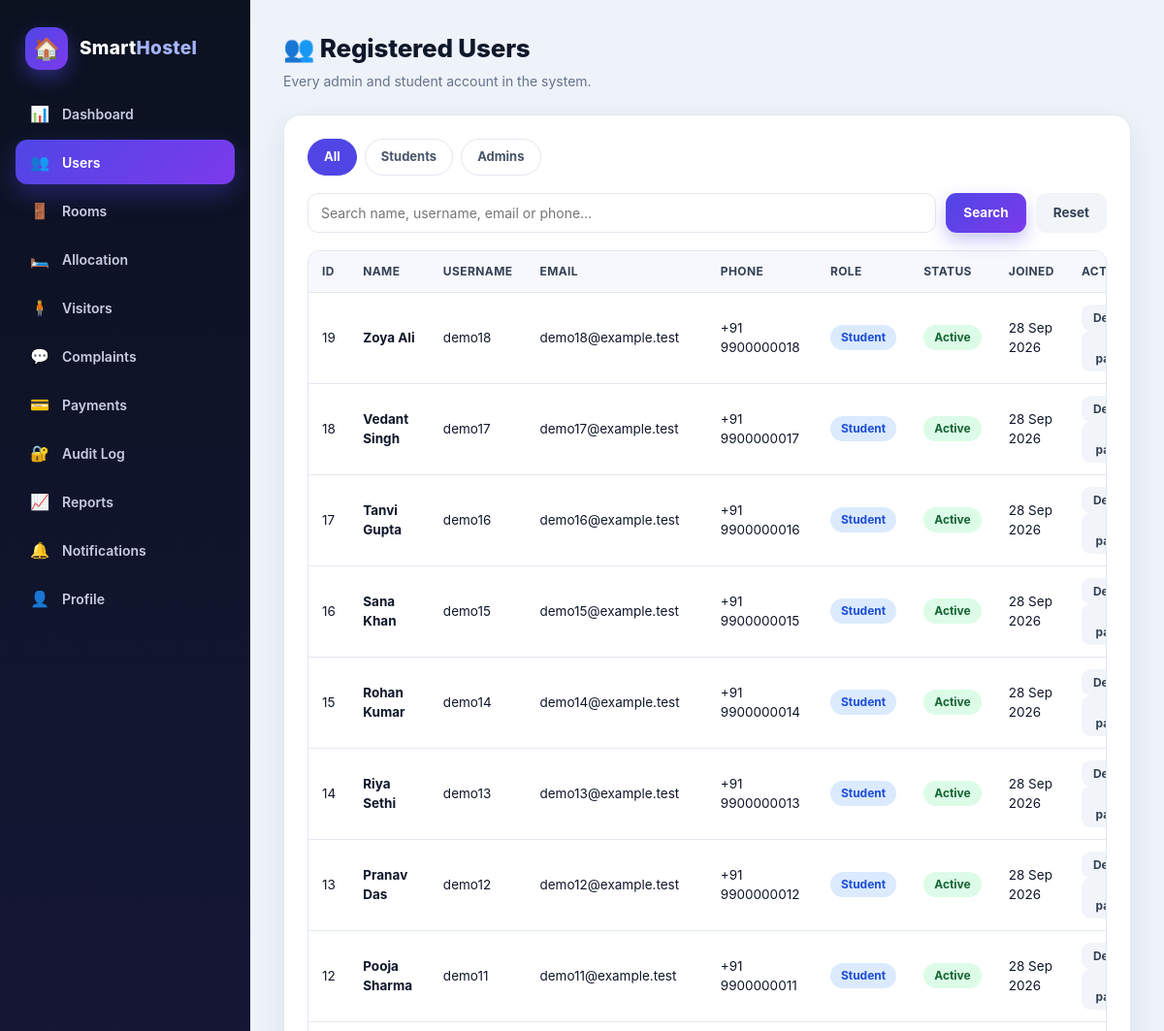
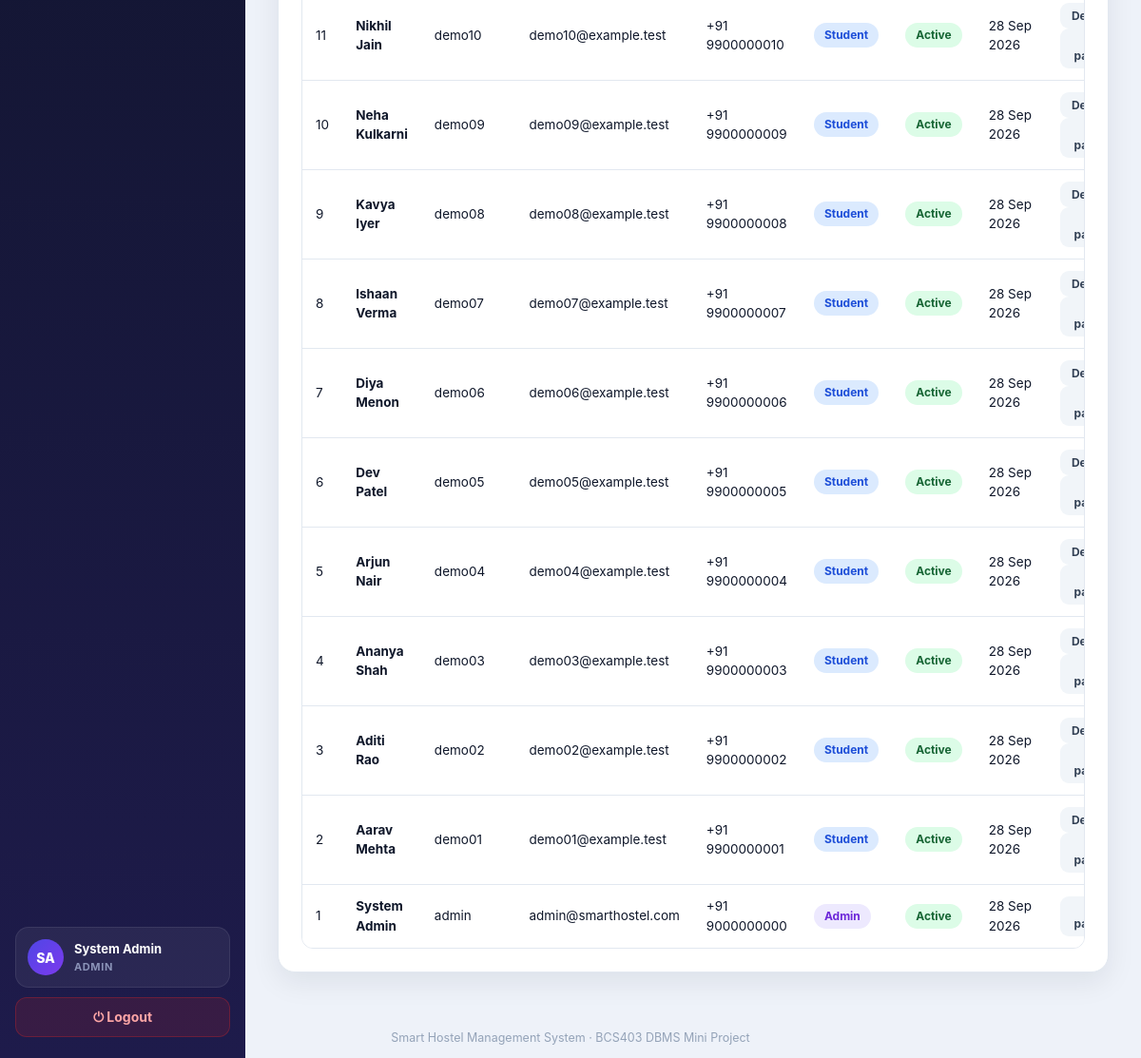
The page /admin/users.php (signed in) on the database its author committed (2 pictures, top to bottom).
### tables this page shows
CREATE TABLE IF NOT EXISTS users (
    id          INT AUTO_INCREMENT PRIMARY KEY,
    full_name   VARCHAR(100)  NOT NULL,
    username    VARCHAR(30)   NOT NULL UNIQUE,
    email       VARCHAR(100)  NOT NULL UNIQUE,
    phone       VARCHAR(25)   NOT NULL,
    country     VARCHAR(100)  DEFAULT NULL,
    state       VARCHAR(100)  DEFAULT NULL,
    address     TEXT          DEFAULT NULL,
    password    VARCHAR(255)  NOT NULL,
    google_id   VARCHAR(255)  DEFAULT NULL UNIQUE,
    auth_provider ENUM('local','google') NOT NULL DEFAULT 'local',
    role        ENUM('admin','student') NOT NULL DEFAULT 'student',
    status      ENUM('active','inactive','pending_verification') NOT NULL DEFAULT 'active',
    created_at  TIMESTAMP DEFAULT CURRENT_TIMESTAMP
);

### includes/config.php (called while the page is built, shortened)
<?php
function safe($val) {
    return htmlspecialchars((string)$val, ENT_QUOTES, 'UTF-8');
}
function formatDate($date, $fallback = '-') {
    $t = strtotime($date);
    return $t ? date('d M Y', $t) : $fallback;
}

### includes/pagination.php (called while the page is built, shortened)
<?php
function page_window($conn, $countSql, $types, $params) {
    $stmt = $conn->prepare($countSql);
    $stmt->execute(); $total = (int)$stmt->get_result()->fetch_row()[0]; $stmt->close();
    $pages = max(1, (int)ceil($total / 20));
    $requested = filter_var($_GET['page'] ?? null, FILTER_VALIDATE_INT);
    $page = min(max(1, $requested ?: 1), $pages);
    return [$total, $pages, $page, ($page - 1) * 20];
}

### admin/users.php (the view, shortened to what this page needs)
<?php
require_once __DIR__ . '/../includes/config.php';
$search = trim($_GET['search'] ?? '');
$roleFilter = trim($_GET['role'] ?? 'all');
$where  = 'WHERE 1=1';
$params = [];
$types  = '';
require_once __DIR__ . '/../includes/pagination.php';
[$totalRows, $totalPages, $page, $offset] = page_window($conn, "SELECT COUNT(*) FROM users $where", $types, $params);
$stmt = $conn->prepare("SELECT id, full_name, username, email, phone, role, status, created_at FROM users $where ORDER BY id DESC LIMIT ? OFFSET ?");
$pageParams = array_merge($params, [20, $offset]);
$stmt->bind_param($types . 'ii', ...$pageParams);
$stmt->execute();
$users = $stmt->get_result(); $stmt->close();
require_once __DIR__ . '/../includes/header.php';
?>
<div class="layout">
<?php require_once __DIR__ . '/../includes/sidebar.php'; ?>
<main class="main">
    <div class="page-head">
        <h1>👥 Registered Users</h1>
        <p>Every admin and student account in the system.</p>
    </div>
    <div class="card">
        <div class="tabs">
            <?php foreach (['all' => 'All', 'student' => 'Students', 'admin' => 'Admins'] as $k => $l): ?>
            <a class="tab <?php echo $roleFilter === $k ? 'active' : ''; ?>" href="users.php?role=<?php echo $k; ?>"><?php echo $l; ?></a>
            <?php endforeach; ?>
        </div>
        <form method="GET" class="search-bar">
            <input class="input" type="text" name="search" placeholder="Search name, username, email or phone…" value="<?php echo safe($search); ?>">
            <button class="btn btn-primary" type="submit">Search</button>
            <a class="btn btn-ghost" href="users.php">Reset</a>
        </form>
        <div class="table-wrap">
            <table>
                <thead><tr><th>ID</th><th>Name</th><th>Username</th><th>Email</th><th>Phone</th><th>Role</th><th>Status</th><th>Joined</th><th>Actions</th></tr></thead>
                <tbody>
                <?php if ($users->num_rows): while ($u = $users->fetch_assoc()): ?>
                    <tr>
                        <td><?php echo (int)$u['id']; ?></td>
                        <td><strong><?php echo safe($u['full_name']); ?></strong></td>
                        <td><?php echo safe($u['username']); ?></td>
                        <td><?php echo safe($u['email']); ?></td>
                        <td><?php echo safe($u['phone']); ?></td>
                        <td><span class="badge <?php echo $u['role'] === 'admin' ? 'badge-purple' : 'badge-blue'; ?>"><?php echo safe(ucfirst($u['role'])); ?></span></td>
                        <td><span class="badge <?php echo $u['status'] === 'active' ? 'badge-green' : 'badge-gray'; ?>"><?php echo safe(ucfirst($u['status'])); ?></span></td>
                        <td><?php echo formatDate($u['created_at']); ?></td>
                        <td>
                          <?php if ($u['status'] !== 'pending_verification' && ((int)$u['id'] !== (int)$_SESSION['user_id'] || $u['status'] !== 'active')): ?>
                          <form method="POST" style="display:inline" onsubmit="return confirm('Change this account status?')">
                            <button class="btn btn-ghost btn-sm" type="submit"><?php echo $u['status'] === 'active' ? 'Deactivate' : 'Reactivate'; ?></button>
                          </form>
                          <?php endif; ?>
                          <form method="POST" style="display:inline" onsubmit="return confirm('Reset this password? The old password will stop working.')">
                            <button class="btn btn-ghost btn-sm" type="submit">Reset password</button>
                          </form>
                        </td>
                    </tr>
                <?php endwhile; else: ?>
                    <tr><td colspan="9" class="empty-row">No users found.</td></tr>
                <?php endif; ?>
                </tbody>
            </table>
        </div>
    </div>
</main>
</div>
<?php require_once __DIR__ . '/../includes/footer.php'; ?>

### assets/css/style.css (style rules this page uses)
:root { --bg: #eef2f9; --surface: #ffffff; --ink: #0f172a; --muted: #64748b; --line: #e2e8f0; --accent: #4f46e5; --accent-2: #7c3aed; --accent-soft: #eef0ff; --success: #16a34a; --success-soft: #dcfce7; --danger: #dc2626; --danger-soft: #fee2e2; --warning: #b45309; --warning-soft: #fef3c7; --info: #1d4ed8; --info-soft: #dbeafe; --sidebar-1: #0b1220; --sidebar-2: #1e1b4b; --radius: 18px; --shadow: 0 10px 30px rgba(15, 23, 42, .08); --shadow-lg: 0 24px 60px rgba(15, 23, 42, .14); }
* { margin: 0; padding: 0; box-sizing: border-box; }
body { font-family: "Inter", "Segoe UI", system-ui, -apple-system, Arial, sans-serif; background: var(--bg); color: var(--ink); line-height: 1.5; }
a { color: var(--accent); }
.layout { display: flex; min-height: 100vh; }
.main { margin-left: 258px; flex: 1; padding: 30px 34px 10px; min-width: 0; }
.page-head { margin-bottom: 24px; }
.page-head h1 { font-size: 26px; font-weight: 800; letter-spacing: -.2px; }
.page-head p { color: var(--muted); margin-top: 4px; font-size: 14px; }
.card { background: var(--surface); border-radius: var(--radius); box-shadow: var(--shadow); border: 1px solid var(--line); padding: 24px; margin-bottom: 24px; }
.table-wrap { overflow-x: auto; border-radius: 12px; border: 1px solid var(--line); }
table { width: 100%; border-collapse: collapse; font-size: 13.5px; background: var(--surface); }
thead th { text-align: left; background: #f6f8fd; color: #334155; font-weight: 700; font-size: 12px; text-transform: uppercase; letter-spacing: .4px; padding: 12px 14px; white-space: nowrap; }
tbody td { padding: 12px 14px; border-top: 1px solid var(--line); vertical-align: middle; }
.badge { display: inline-flex; align-items: center; gap: 5px; padding: 4px 11px; border-radius: 999px; font-size: 12px; font-weight: 700; white-space: nowrap; }
.badge-green { background: var(--success-soft); color: #166534; }
.badge-blue { background: var(--info-soft); color: #1d4ed8; }
.badge-purple { background: #ede9fe; color: #6d28d9; }
.btn { display: inline-flex; align-items: center; justify-content: center; gap: 7px; border: none; cursor: pointer; text-decoration: none; padding: 10px 18px; border-radius: 11px; font-weight: 700; font-size: 13.5px; font-family: inherit; transition: transform .15s, box-shadow .15s, background .15s; }
.btn-primary { background: linear-gradient(135deg, var(--accent), var(--accent-2)); color: #fff; box-shadow: 0 8px 18px rgba(79, 70, 229, .30); }
.btn-ghost { background: #f1f5f9; color: #334155; }
.btn-sm { padding: 6px 12px; font-size: 12px; border-radius: 9px; }
.input, select.input, textarea.input { border: 1.5px solid var(--line); border-radius: 11px; padding: 11px 13px; font-size: 14px; font-family: inherit; background: #fff; color: var(--ink); width: 100%; outline: none; transition: border-color .15s, box-shadow .15s; }
.tabs { display: flex; gap: 8px; flex-wrap: wrap; margin-bottom: 18px; }
.tab { padding: 8px 16px; border-radius: 999px; font-size: 13px; font-weight: 700; text-decoration: none; color: #475569; background: #fff; border: 1.5px solid var(--line); }
.tab.active { background: var(--accent); border-color: var(--accent); color: #fff; }
.search-bar { display: flex; gap: 10px; margin-bottom: 18px; flex-wrap: wrap; }
.search-bar .input { flex: 1; min-width: 200px; }

### rows shown on the page
users: id "19", full_name "Zoya Ali", username "demo18", email "demo18@example.test", phone "+91 9900000018", role "Student", status "Active", created_at "28 Sep 2026", shows "Deactivate"
users: id "18", full_name "Vedant Singh", username "demo17", email "demo17@example.test", phone "+91 9900000017", role "Student", status "Active", created_at "28 Sep 2026", shows "Deactivate"
users: id "17", full_name "Tanvi Gupta", username "demo16", email "demo16@example.test", phone "+91 9900000016", role "Student", status "Active", created_at "28 Sep 2026", shows "Deactivate"
users: id "16", full_name "Sana Khan", username "demo15", email "demo15@example.test", phone "+91 9900000015", role "Student", status "Active", created_at "28 Sep 2026", shows "Deactivate"
users: id "15", full_name "Rohan Kumar", username "demo14", email "demo14@example.test", phone "+91 9900000014", role "Student", status "Active", created_at "28 Sep 2026", shows "Deactivate"
users: id "14", full_name "Riya Sethi", username "demo13", email "demo13@example.test", phone "+91 9900000013", role "Student", status "Active", created_at "28 Sep 2026", shows "Deactivate"
users: id "13", full_name "Pranav Das", username "demo12", email "demo12@example.test", phone "+91 9900000012", role "Student", status "Active", created_at "28 Sep 2026", shows "Deactivate"
users: id "12", full_name "Pooja Sharma", username "demo11", email "demo11@example.test", phone "+91 9900000011", role "Student", status "Active", created_at "28 Sep 2026", shows "Deactivate"
users: id "11", full_name "Nikhil Jain", username "demo10", email "demo10@example.test", phone "+91 9900000010", role "Student", status "Active", created_at "28 Sep 2026", shows "Deactivate"
users: id "10", full_name "Neha Kulkarni", username "demo09", email "demo09@example.test", phone "+91 9900000009", role "Student", status "Active", created_at "28 Sep 2026", shows "Deactivate"
users: id "9", full_name "Kavya Iyer", username "demo08", email "demo08@example.test", phone "+91 9900000008", role "Student", status "Active", created_at "28 Sep 2026", shows "Deactivate"
users: id "8", full_name "Ishaan Verma", username "demo07", email "demo07@example.test", phone "+91 9900000007", role "Student", status "Active", created_at "28 Sep 2026", shows "Deactivate"
users: id "7", full_name "Diya Menon", username "demo06", email "demo06@example.test", phone "+91 9900000006", role "Student", status "Active", created_at "28 Sep 2026", shows "Deactivate"
users: id "6", full_name "Dev Patel", username "demo05", email "demo05@example.test", phone "+91 9900000005", role "Student", status "Active", created_at "28 Sep 2026", shows "Deactivate"
users: id "5", full_name "Arjun Nair", username "demo04", email "demo04@example.test", phone "+91 9900000004", role "Student", status "Active", created_at "28 Sep 2026", shows "Deactivate"
users: id "4", full_name "Ananya Shah", username "demo03", email "demo03@example.test", phone "+91 9900000003", role "Student", status "Active", created_at "28 Sep 2026", shows "Deactivate"
users: id "3", full_name "Aditi Rao", username "demo02", email "demo02@example.test", phone "+91 9900000002", role "Student", status "Active", created_at "28 Sep 2026", shows "Deactivate"
users: id "2", full_name "Aarav Mehta", username "demo01", email "demo01@example.test", phone "+91 9900000001", role "Student", status "Active", created_at "28 Sep 2026", shows "Deactivate"
users: id "1", full_name "System Admin", username "admin", email "admin@smarthostel.com", phone "+91 9000000000", role "Admin", status "Active", created_at "28 Sep 2026"

### other values the page prints
safe($navInitials) "SA"
safe($navName) "System Admin"
safe(ucfirst($navRole)) "ADMIN"
$l "All"
$l "Students"
$l "Admins"
